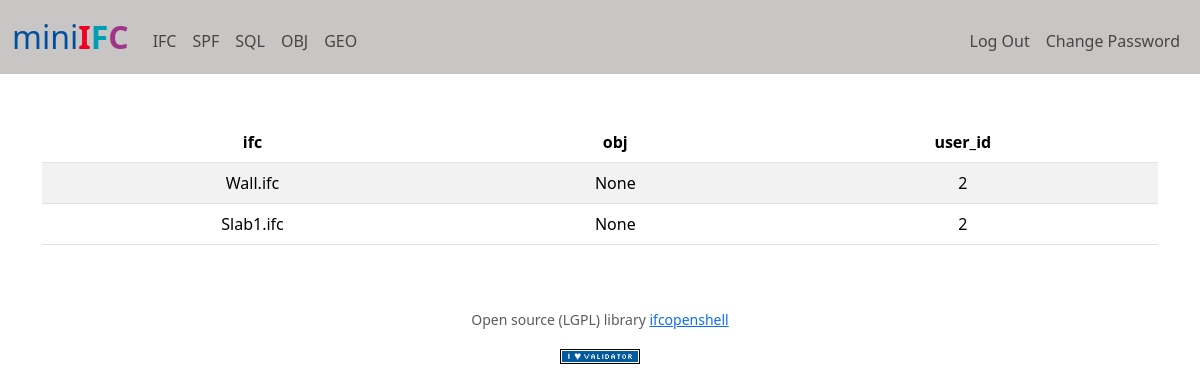
Page / (signed in) on the earlier database version.
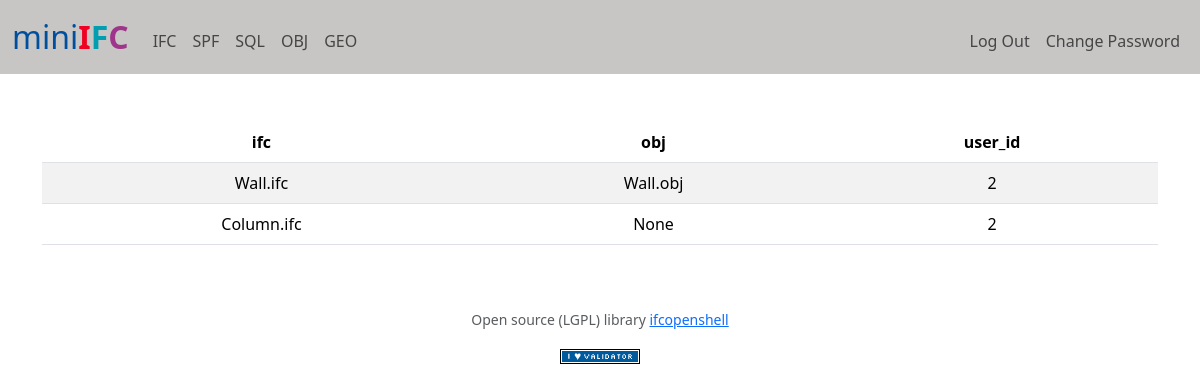
Same page on the later database version.
### tables this page shows
CREATE TABLE ifcobj (
    ifc_name TEXT,
    obj_name TEXT,
    user_id INTEGER NOT NULL,
    CONSTRAINT ifc_Type UNIQUE (ifc_name, user_id),
    CONSTRAINT obj_Type UNIQUE (obj_name, user_id)
);

### app.py (the view)
@app.route("/")
@login_required
def index():
    user_id = session["user_id"]
    all = db1.execute("SELECT ifc_name, obj_name, user_id FROM ifcobj WHERE user_id = ?", user_id)
    return render_template("index.html", all=all)

### app.py (called while the page is built)
@app.after_request
def after_request(response):
    response.headers["Cache-Control"] = "no-cache, no-store, must-revalidate"
    response.headers["Expires"] = 0
    response.headers["Pragma"] = "no-cache"
    return response

### helpers.py (called while the page is built)
def login_required(f):
    @wraps(f)
    def decorated_function(*args, **kwargs):
        if session.get("user_id") is None:
            return redirect("/login")
        return f(*args, **kwargs)
    return decorated_function

### templates/index.html (shortened to what this page needs)
{% extends "layout.html" %}
{% block main %}
    <table class = "table table-striped">
        <thead>
            <tr>
                <th class="text-center">ifc</th>
                <th class="text-center">obj</th>
                <th class="text-center">user_id</th>
            </tr>
        </thead>
        <tbody>
            {% for row in all %}
            <tr>
                <td class="text-center">{{ row.ifc_name }}</td>
                <td class="text-center">{{ row.obj_name }}</td>
                <td class="text-center">{{ row.user_id }}</td>
            </tr>
            {% endfor %}
        </tbody>
    </table>
{% endblock %}

### templates/layout.html (shortened to what this page needs)
<!DOCTYPE html>
<html lang="en">
    <head>
        <link href="https://cdn.jsdelivr.net/npm/bootstrap@5.3.3/dist/css/bootstrap.min.css" rel="stylesheet">
        <link href="/static/A_styles.css" rel="stylesheet">
    </head>
    <body>
        <nav class="navbar navbar-expand-lg" style="background-color: #c8c6c5;">
            <div class="container-fluid">
                <a class="navbar-brand" href="/"><span class="bsiblue">mini</span><span class="bsired">I</span><span class="bsicyan">F</span><span class="bsipurple">C</span></a>
                <div class="collapse navbar-collapse" id="navbar">
                    {% if session["user_id"] %}
                        <ul class="navbar-nav me-auto mt-2">
                            <li class="nav-item"><a class="nav-link" href="/ifc">IFC</a></li>
                            <li class="nav-item"><a class="nav-link" href="/spf">SPF</a></li>
                            <li class="nav-item"><a class="nav-link" href="/sql">SQL</a></li>
                            <li class="nav-item"><a class="nav-link" href="/obj">OBJ</a></li>
                            <li class="nav-item"><a class="nav-link" href="/geo">GEO</a></li>
                        </ul>
                        <ul class="navbar-nav ms-auto mt-2">
                            <li class="nav-item"><a class="nav-link" href="/logout">Log Out</a></li>
                            <li class="nav-item"><a class="nav-link" href="/change">Change Password</a></li>
                        </ul>
                    {% else %}
                        <ul class="navbar-nav ms-auto mt-2">
                            <li class="nav-item"><a class="nav-link" href="/register">Register</a></li>
                            <li class="nav-item"><a class="nav-link" href="/login">Log In</a></li>
                        </ul>
                    {% endif %}
                </div>
            </div>
        </nav>
        <main class="container py-5 text-center">
            {% block main %}{% endblock %}
        </main>
        <footer class="mb-5">
            <p class="mb-3 small text-center text-muted">
                Open source (LGPL) library <a href="https://ifcopenshell.org/">ifcopenshell</a>
            </p>
            <form action="https://validator.w3.org/check" class="text-center" enctype="multipart/form-data" method="post" target="_blank">
                <input alt="Validate" src="/static/I_heart_validator.png" type="image">
            </form>
        </footer>
    </body>
</html>

### static/A_styles.css (style rules this page uses)
table { width: 100%; }
nav .navbar-brand { font-size: xx-large; }
nav .navbar-brand .bsiblue { color: rgb(0, 79, 159); }
nav .navbar-brand .bsired { color: rgb(240,0,35); font-weight: bold; }
nav .navbar-brand .bsicyan { color: rgb(0,158,176); font-weight: bold; }
nav .navbar-brand .bsipurple { color: rgb(159,53,139); font-weight: bold; }

Differences in the rows shown:
changed ifcobj "Wall.ifc": obj_name "None" → "Wall.obj"
changed ifcobj: ifc_name "Slab1.ifc" → "Column.ifc"
